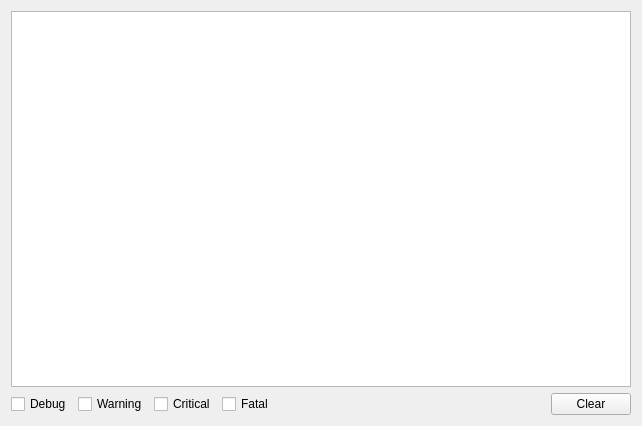
<?xml version="1.0" encoding="UTF-8"?>
<ui version="4.0">
 <comment>This file is part of the xTuple ERP: PostBooks Edition, a free and
open source Enterprise Resource Planning software suite,
Copyright (c) 1999-2011 by OpenMFG LLC, d/b/a xTuple.
It is licensed to you under the Common Public Attribution License
version 1.0, the full text of which (including xTuple-specific Exhibits)
is available at www.xtuple.com/CPAL.  By using this software, you agree
to be bound by its terms.</comment>
 <class>errorLog</class>
 <widget class="QWidget" name="errorLog">
  <property name="geometry">
   <rect>
    <x>0</x>
    <y>0</y>
    <width>642</width>
    <height>426</height>
   </rect>
  </property>
  <property name="windowTitle">
   <string>Database Log</string>
  </property>
  <layout class="QVBoxLayout" name="verticalLayout">
   <item>
    <widget class="QTextEdit" name="_errorLog">
     <property name="undoRedoEnabled">
      <bool>false</bool>
     </property>
     <property name="readOnly">
      <bool>true</bool>
     </property>
    </widget>
   </item>
   <item>
    <layout class="QHBoxLayout" name="horizontalLayout">
     <item>
      <widget class="QCheckBox" name="_debug">
       <property name="text">
        <string>Debug</string>
       </property>
      </widget>
     </item>
     <item>
      <widget class="QCheckBox" name="_warning">
       <property name="text">
        <string>Warning</string>
       </property>
      </widget>
     </item>
     <item>
      <widget class="QCheckBox" name="_critical">
       <property name="text">
        <string>Critical</string>
       </property>
      </widget>
     </item>
     <item>
      <widget class="QCheckBox" name="_fatal">
       <property name="text">
        <string>Fatal</string>
       </property>
      </widget>
     </item>
     <item>
      <spacer name="horizontalSpacer">
       <property name="orientation">
        <enum>Qt::Horizontal</enum>
       </property>
       <property name="sizeHint" stdset="0">
        <size>
         <width>40</width>
         <height>20</height>
        </size>
       </property>
      </spacer>
     </item>
     <item>
      <widget class="QPushButton" name="_clear">
       <property name="text">
        <string>Clear</string>
       </property>
      </widget>
     </item>
    </layout>
   </item>
  </layout>
 </widget>
 <resources/>
 <connections/>
</ui>
